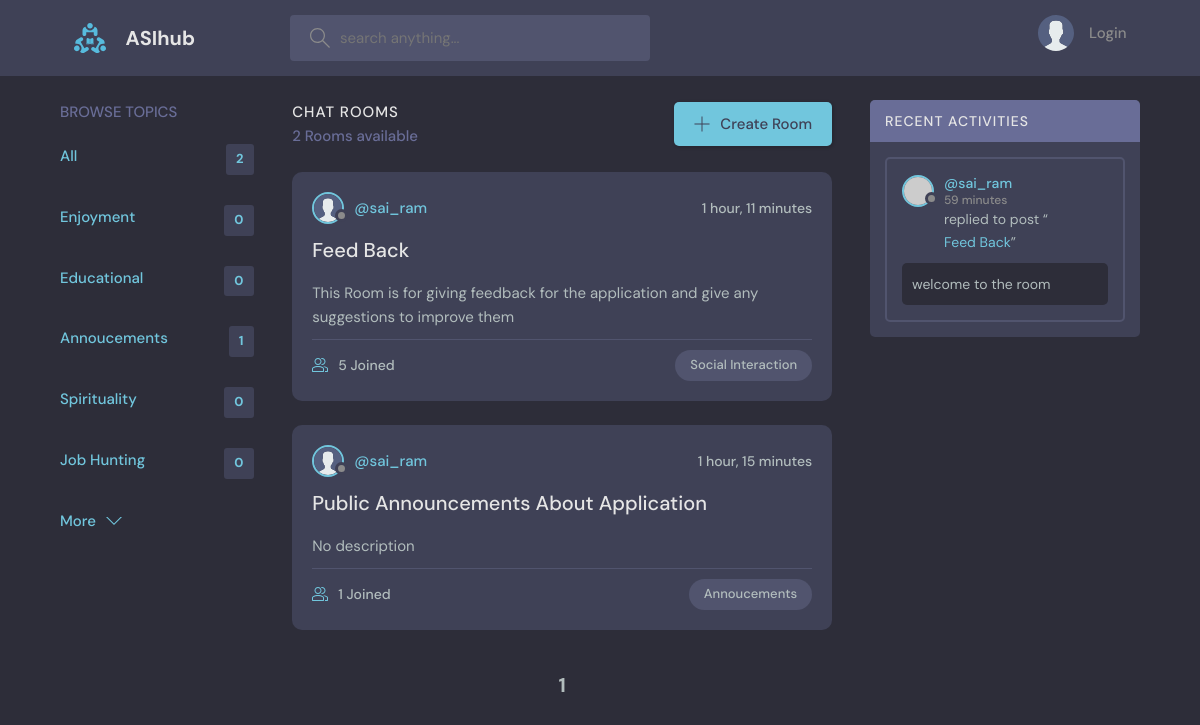
The page / on the database its author committed.
### base/models.py (models this page shows, shortened)
class Topic(models.Model):
    name = models.CharField(max_length=100)
    rooms_count = models.IntegerField(default=0)
    created = models.DateTimeField(auto_now_add=True)
    updated = models.DateTimeField(auto_now=True)
    def __str__ (self):
        return self.name

class Room(models.Model):
    id = models.AutoField(primary_key=True)
    host = models.ForeignKey(User , on_delete=models.CASCADE , null = True ,blank=True)
    topic =models.ForeignKey(Topic, on_delete= models.CASCADE , default= "no topic")
    popularity = models.IntegerField(default=0)
    name = models.CharField(max_length=200 , unique=True)
    description = models.TextField(max_length=300, null=True , blank=True)
    participants = models.ManyToManyField(User ,related_name = 'participant' , blank=True)
    created = models.DateTimeField(auto_now_add=True)
    updated = models.DateTimeField(auto_now=True)
    def __str__(self):
        return self.name

class Profile(models.Model):
    user = models.OneToOneField(User , on_delete=models.CASCADE)
    bio = models.TextField(max_length=400, null=True , blank=True)
    profile_pic = models.ImageField(default = 'avatar.svg' , upload_to = 'images/')

class Messages(models.Model):
    id = models.AutoField(primary_key=True)
    user =  models.ForeignKey(User , on_delete=models.CASCADE , default= "no user")
    room = models.ForeignKey(Room, on_delete=models.CASCADE)
    text = models.TextField(max_length=300, null=True , blank=True)
    created = models.DateTimeField(auto_now_add=True)
    updated = models.DateTimeField(auto_now=True)
    class meta:
        ordering = ['-updated', '-created']
    def __str__(self):
        return self.text[0:50]

### base/views.py (the view)
# urls.py: path('',views.home , name= 'home'),
def home(request):
    query = request.GET.get('q') if request.GET.get('q')!=None else ''
    rooms  = Room.objects.all().filter(
        Q(topic__name__contains = query) | Q(name__contains = query)| Q(description__contains = query) |Q(host__username = query)
        ).order_by('-id')
    count = Room.objects.all().count()
    topics = Topic.objects.all().order_by('-rooms_count')[0:5]
    msgs = Messages.objects.filter(Q(room__topic__name__icontains= query)).order_by('-created') [0:5]
    show_profile_link = True
    paginator = Paginator(rooms, 5)
    page_number = request.GET.get('page')
    page_obj = paginator.get_page(page_number)
    return render(request, 'base/home.html' , {'rooms' : rooms , 'topics':topics , 'count':count ,'msgs':msgs , 'show_profile_link':show_profile_link , 'page_obj': page_obj})

### base/templates/base/home.html (shortened to what this page needs)
{% extends 'index.html' %}
{% block content %}
<main class="layout layout--3">
    <div class="container">
      {% include 'base/topics_comp.html' %}
      <div class="roomList">
      <div class="roomList__header">
        <div>
          <h2>Chat Rooms</h2>
          <p>{{rooms.count}} Rooms available</p>
        </div>
        <a class="btn btn--main" href=" {% url 'room_form' %} ">
          <svg version="1.1" xmlns="http://www.w3.org/2000/svg" width="32" height="32" viewBox="0 0 32 32">
            <title>add</title>
            <path
              d="M16.943 0.943h-1.885v14.115h-14.115v1.885h14.115v14.115h1.885v-14.115h14.115v-1.885h-14.115v-14.115z"
            ></path>
          </svg>
          Create Room
        </a>
      </div>
      {% include 'base/feed_comp.html' %}
    </div>
      {% include 'base/activity_comp.html' %}
    </div>
  </main>
{% endblock content %}

### base/templates/base/topics_comp.html
<div class="topics">
    <div class="topics__header">
      <h2>Browse Topics</h2>
    </div>
    <ul class="topics__list">
        <li>
            <a href="{% url 'home' %}" class="active"> All <span> {{count}} </span></a>
          </li>
        {% for topic in topics %}
        <li>
            <a href="{% url 'home' %}?q={{topic.name}}" class="active">{{topic.name}} <span> {{topic.room_set.all.count}} </span></a>
          </li>
{% endfor %}
    </ul>
    <a class="btn btn--link" href="{% url 'topics' %}">
      More
      <svg version="1.1" xmlns="http://www.w3.org/2000/svg" width="32" height="32" viewBox="0 0 32 32">
        <title>chevron-down</title>
        <path d="M16 21l-13-13h-3l16 16 16-16h-3l-13 13z"></path>
      </svg>
    </a>
  </div>

### base/templates/base/feed_comp.html (shortened to what this page needs)
    {% for room in page_obj %}
         <div class="roomListRoom">
      <div class="roomListRoom__header">
        <a href="{% url 'profile' room.host.id %}" class="roomListRoom__author">
          <div class="avatar avatar--small">
            <img src="{{room.host.profile.profile_pic.url}}" />
          </div>
          <span>@{{room.host.username}} </span>
        </a>
        <div class="roomListRoom__actions">
          <span> {{room.created | timesince}} </span>
        </div>
      </div>
      <div class="roomListRoom__content">
        <a href=" {% url 'room' room.id %}"> {{room.name}} </a>
        <p>
            {% if room.description %}
            {{room.description}}
            {% else %}
            No description
            {% endif %}
        </p>
      </div>
      <div class="roomListRoom__meta">
        <a href="room.html" class="roomListRoom__joined">
          {{room.participants.all.count}} Joined
        </a>
        <p class="roomListRoom__topic"> {{room.topic}} </p>
      </div>
    </div>
    {% endfor %}
<div class="pagination">
  <span class="step-links">
      <span class="current-page">{{ page_obj.number }}</span>
  </span>
</div>

### base/templates/base/activity_comp.html (shortened to what this page needs)
<div class="activities">
    <div class="activities__header">
      <h2>Recent Activities</h2>
    </div>
    {% for msg in msgs %}
    <div class="activities__box">
      <div class="activities__boxHeader roomListRoom__header">
        <a href="{% url 'profile' msg.user.id %}" class="roomListRoom__author">
          <div class="avatar avatar--small">
            <img src="https://randomuser.me/api/portraits/women/11.jpg" />
          </div>
          <p>
            @{{msg.user.username}}
            <span> {{msg.created | timesince}} </span>
          </p>
        </a>
      </div>
      <div class="activities__boxContent">
        <p>replied to post “<a href="{% url 'room' msg.room.id %}">{{msg.room.name}} </a>”</p>
        <div class="activities__boxRoomContent">
          {{msg}}
        </div>
      </div>
    </div>
    {% endfor %}
  </div>

### static/styles/pagination.css (style rules this page uses)
.pagination { display: flex; border: 100px; border-color: red; margin: 10px; padding: 10px; align-items: center; justify-content: center; }
.current-page { display: inline-block; padding: 5px 10px; font-weight: bold; font-size: 20px; }

### rows shown on the page
Topic: name "Enjoyment", room_set.all.count "0"
Topic: name "Educational", room_set.all.count "0"
Topic: name "Annoucements", room_set.all.count "1"
Topic: name "Spirituality", room_set.all.count "0"
Topic: name "Job Hunting", room_set.all.count "0"
Room: host.profile.profile_pic (placeholder picture), host.username "sai_ram", created "1 hour, 11 minutes", name "Feed Back", description "This Room is for giving feedback for the application and give any suggestions to improve them", participants.all.count "5", topic "Social Interaction"
Room: host.profile.profile_pic (placeholder picture), host.username "sai_ram", created "1 hour, 15 minutes", name "Public Announcements About Application", description "No description", participants.all.count "1", topic "Annoucements"
Messages: user.username "sai_ram", created "59 minutes", room.name "Feed Back", text "welcome to the room"

### other values the page prints
{{ count }} "2"
{{ rooms.count }} "2"
{{ page_obj.number }} "1"
